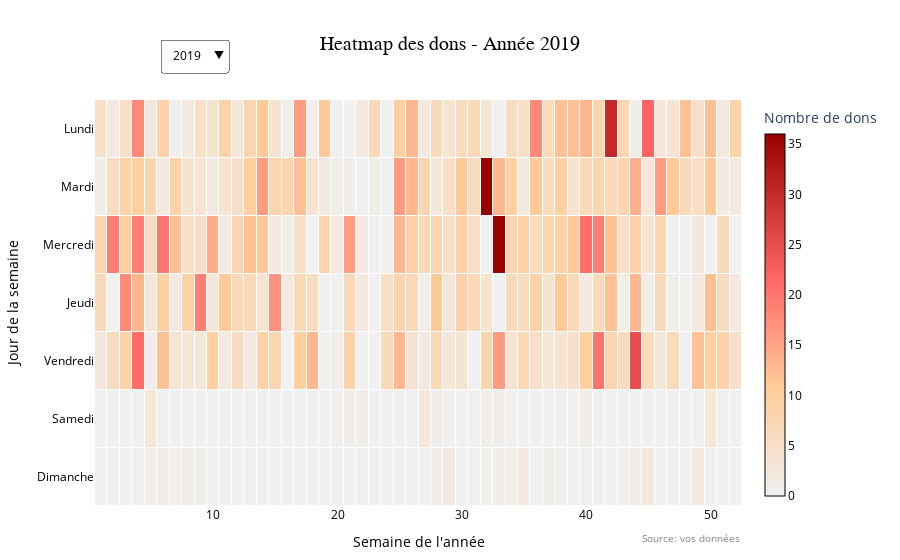

The cell this chart's notebook holds for it:
### Code cell
import pandas as pd
import plotly.graph_objects as go
from datetime import datetime


# Convertir la colonne 'Date de remplissage de la fiche' en datetime
df['Date de remplissage de la fiche'] = pd.to_datetime(df['Date de remplissage de la fiche'], errors='coerce')

# Filtrer les lignes où la date est valide
df = df.dropna(subset=['Date de remplissage de la fiche'])

# Compter le nombre de dons par jour
dons_par_jour = df.groupby(df['Date de remplissage de la fiche'].dt.date).size().reset_index(name='Nombre de dons')

# Générer une plage complète de dates pour inclure les jours sans dons
date_min = dons_par_jour['Date de remplissage de la fiche'].min()
date_max = dons_par_jour['Date de remplissage de la fiche'].max()
all_dates = pd.date_range(start=date_min, end=date_max, freq='D')
all_dates_df = pd.DataFrame({'Date': all_dates})
all_dates_df['Date'] = all_dates_df['Date'].dt.date

# Fusionner avec les données de dons pour inclure les jours à 0 dons
dons_par_jour = all_dates_df.merge(dons_par_jour, left_on='Date', right_on='Date de remplissage de la fiche', how='left')
dons_par_jour['Nombre de dons'] = dons_par_jour['Nombre de dons'].fillna(0)

# Ajouter les colonnes nécessaires pour le heatmap
dons_par_jour['Jour de la semaine'] = pd.to_datetime(dons_par_jour['Date']).dt.dayofweek
dons_par_jour['Semaine'] = pd.to_datetime(dons_par_jour['Date']).dt.isocalendar().week
dons_par_jour['Année'] = pd.to_datetime(dons_par_jour['Date']).dt.year

# Définir les jours de la semaine (0 = Lundi, 6 = Dimanche)
jours_semaine = ['Lundi', 'Mardi', 'Mercredi', 'Jeudi', 'Vendredi', 'Samedi', 'Dimanche']

# Lister les années uniques
annees_uniques = sorted(dons_par_jour['Année'].unique())

# Palette de couleurs élégante : gris clair -> orange -> rouge profond
custom_colorscale = [
    [0.0, 'rgb(240, 240, 240)'],  # Gris très clair
    [0.3, 'rgb(255, 204, 153)'],  # Orange doux
    [0.6, 'rgb(255, 102, 102)'],  # Rouge corail
    [1.0, 'rgb(153, 0, 0)']       # Rouge profond
]

# Préparer les données pour chaque année
traces = []
for annee in annees_uniques:
    df_annee = dons_par_jour[dons_par_jour['Année'] == annee]
    semaines_uniques = sorted(df_annee['Semaine'].unique())
    
    # Créer une matrice pour le heatmap
    z_values = []
    for jour in range(7):
        row = []
        for semaine in semaines_uniques:
            data = df_annee[(df_annee['Jour de la semaine'] == jour) & (df_annee['Semaine'] == semaine)]
            row.append(data['Nombre de dons'].values[0] if not data.empty else 0)
        z_values.append(row)
    
    # Ajouter une trace pour chaque année avec visibilité initiale
    traces.append(
        go.Heatmap(
            z=z_values,
            x=semaines_uniques,
            y=jours_semaine,
            colorscale=custom_colorscale,
            showscale=True,
            colorbar=dict(
                title='Nombre de dons',
                titleside='top',
                tickfont=dict(size=12, color='black'),
                thickness=20,
                outlinecolor='black',
                outlinewidth=1
            ),
            hoverinfo='x+y+z',
            zmin=0,
            hovertemplate='Semaine: %{x}<br>Jour: %{y}<br>Dons: %{z}<extra></extra>',
            visible=(annee == annees_uniques[0])  # Seule la première année visible au départ
        )
    )

# Créer la figure avec toutes les traces
fig = go.Figure(data=traces)

# Ajouter le menu déroulant pour les années
updatemenus = [
    dict(
        buttons=[
            dict(
                args=[{
                    'visible': [annee == a for a in annees_uniques],
                    'title': f'Heatmap des dons - Année {annee}'
                }],
                label=str(annee),
                method='update'
            ) for annee in annees_uniques
        ],
        direction='down',
        showactive=True,
        x=0.1,
        xanchor='left',
        y=1.15,
        yanchor='top',
        bgcolor='rgba(255, 255, 255, 0.9)',
        bordercolor='gray',
        font=dict(size=12, color='black')
    )
]

# Personnaliser le layout pour un look moderne
fig.update_layout(
    title=dict(
        text=f'Heatmap des dons - Année {annees_uniques[0]}',
        font=dict(size=20, color='black', family='Arial'),
        x=0.5,
        xanchor='center'
    ),
    xaxis_title='Semaine de l\'année',
    yaxis_title='Jour de la semaine',
    xaxis=dict(
        titlefont=dict(size=14, color='black'),
        tickfont=dict(size=12, color='black'),
        gridcolor='rgba(200, 200, 200, 0.5)',
        zeroline=False
    ),
    yaxis=dict(
        titlefont=dict(size=14, color='black'),
        tickfont=dict(size=12, color='black'),
        tickmode='array',
        tickvals=list(range(7)),
        ticktext=jours_semaine,
        autorange='reversed'  # Lundi en haut
    ),
    updatemenus=updatemenus,
    plot_bgcolor='white',
    paper_bgcolor='white',
    margin=dict(l=80, r=40, t=100, b=40),
    showlegend=False,
    annotations=[
        dict(
            text="Source: vos données",
            xref="paper", yref="paper",
            x=1, y=-0.1,
            showarrow=False,
            font=dict(size=10, color='gray')
        )
    ]
)

# Ajouter des bordures légères aux cellules du heatmap
fig.update_traces(
    zmin=0,
    connectgaps=False,
    xgap=1,  # Espacement horizontal entre les cellules
    ygap=1   # Espacement vertical entre les cellules
)

# Afficher le graphique
fig.show()

### Figure 1 — Plotly figure (JSON) as saved in the notebook; plotly's stock layout.template omitted (floating-point values rounded to 4 significant figures; data arrays with more than 128 entries replaced by an {"elided": "..."} marker saying what was removed)
{"data": [{"colorbar": {"outlinecolor": "black", "outlinewidth": 1, "thickness": 20, "tickfont": {"color": "black", "size": 12}, "title": {"side": "top", "text": "Nombre de dons"}}, "colorscale": [[0, "rgb(240, 240, 240)"], [0.3, "rgb(255, 204, 153)"], [0.6, "rgb(255, 102, 102)"], [1, "rgb(153, 0, 0)"]], "connectgaps": false, "hoverinfo": "x+y+z", "hovertemplate": "Semaine: %{x}<br>Jour: %{y}<br>Dons: %{z}<extra></extra>", "showscale": true, "type": "heatmap", "visible": true, "x": [1, 2, 3, 4, 5, 6, 7, 8, 9, 10, 11, 12, 13, 14, 15, 16, 17, 18, 19, 20, 21, 22, 23, 24, 25, 26, 27, 28, 29, 30, 31, 32, 33, 34, 35, 36, 37, 38, 39, 40, 41, 42, 43, 44, 45, 46, 47, 48, 49, 50, 51, 52], "xgap": 1, "y": ["Lundi", "Mardi", "Mercredi", "Jeudi", "Vendredi", "Samedi", "Dimanche"], "ygap": 1, "z": {"elided": "7x52 int values"}, "zmin": 0}, {"colorbar": {"outlinecolor": "black", "outlinewidth": 1, "thickness": 20, "tickfont": {"color": "black", "size": 12}, "title": {"side": "top", "text": "Nombre de dons"}}, "colorscale": [[0, "rgb(240, 240, 240)"], [0.3, "rgb(255, 204, 153)"], [0.6, "rgb(255, 102, 102)"], [1, "rgb(153, 0, 0)"]], "connectgaps": false, "hoverinfo": "x+y+z", "hovertemplate": "Semaine: %{x}<br>Jour: %{y}<br>Dons: %{z}<extra></extra>", "showscale": true, "type": "heatmap", "visible": false, "x": [1, 2, 3, 4, 5, 6, 7, 8, 9, 10, 11, 12, 13, 14, 15, 16, 17, 18, 19, 20, 21, 22, 23, 24, 25, 26, 27, 28, 29, 30, 31, 32, 33, 34, 35, 36, 37, 38, 39, 40, 41, 42, 43, 44, 45, 46, 47, 48], "xgap": 1, "y": ["Lundi", "Mardi", "Mercredi", "Jeudi", "Vendredi", "Samedi", "Dimanche"], "ygap": 1, "z": {"elided": "7x48 int values"}, "zmin": 0}], "layout": {"annotations": [{"font": {"color": "gray", "size": 10}, "showarrow": false, "text": "Source: vos données", "x": 1, "xref": "paper", "y": -0.1, "yref": "paper"}], "margin": {"b": 40, "l": 80, "r": 40, "t": 100}, "paper_bgcolor": "white", "plot_bgcolor": "white", "showlegend": false, "title": {"font": {"color": "black", "family": "Arial", "size": 20}, "text": "Heatmap des dons - Année 2019", "x": 0.5, "xanchor": "center"}, "updatemenus": [{"bgcolor": "rgba(255, 255, 255, 0.9)", "bordercolor": "gray", "buttons": [{"args": [{"title": "Heatmap des dons - Année 2019", "visible": [true, false]}], "label": "2019", "method": "update"}, {"args": [{"title": "Heatmap des dons - Année 2020", "visible": [false, true]}], "label": "2020", "method": "update"}], "direction": "down", "font": {"color": "black", "size": 12}, "showactive": true, "x": 0.1, "xanchor": "left", "y": 1.15, "yanchor": "top"}], "xaxis": {"gridcolor": "rgba(200, 200, 200, 0.5)", "tickfont": {"color": "black", "size": 12}, "title": {"font": {"color": "black", "size": 14}, "text": "Semaine de l'année"}, "zeroline": false}, "yaxis": {"autorange": "reversed", "tickfont": {"color": "black", "size": 12}, "tickmode": "array", "ticktext": ["Lundi", "Mardi", "Mercredi", "Jeudi", "Vendredi", "Samedi", "Dimanche"], "tickvals": [0, 1, 2, 3, 4, 5, 6], "title": {"font": {"color": "black", "size": 14}, "text": "Jour de la semaine"}}}}
